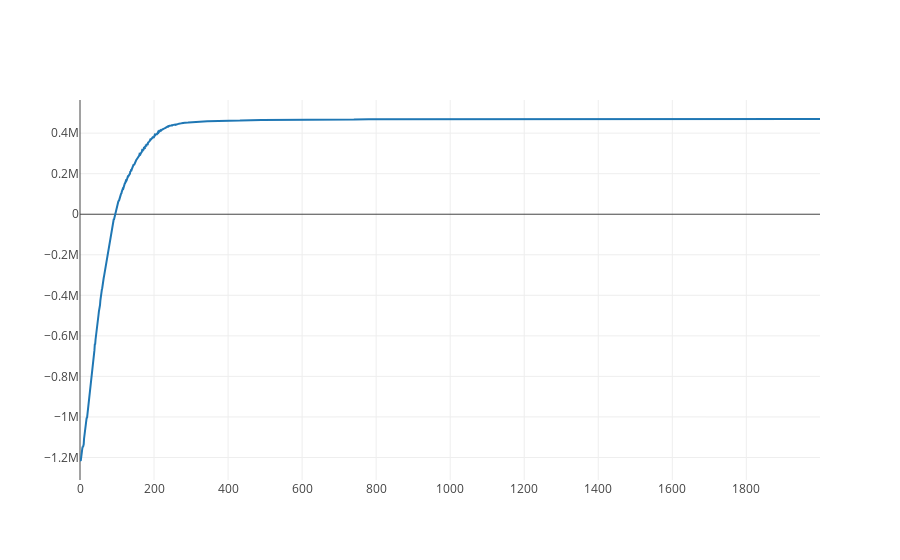

The notebook cell saved with this chart:
### Markdown cell above
For SVI, we can look at the values of the variational objective, likelihood, and KL terms as a function of iteration.

### Code cell
iplot([go.Scatter(x = range(len(inf_svi.elbos)), y = inf_svi.elbos)])

### Figure 1 — Plotly figure (JSON) as saved in the notebook; plotly's stock layout.template omitted (floating-point values rounded to 4 significant figures; data arrays with more than 128 entries replaced by an {"elided": "..."} marker saying what was removed)
{"data": [{"type": "scatter", "x": {"elided": "2000 int values"}, "y": {"elided": "2000 float values"}}], "layout": {}}
